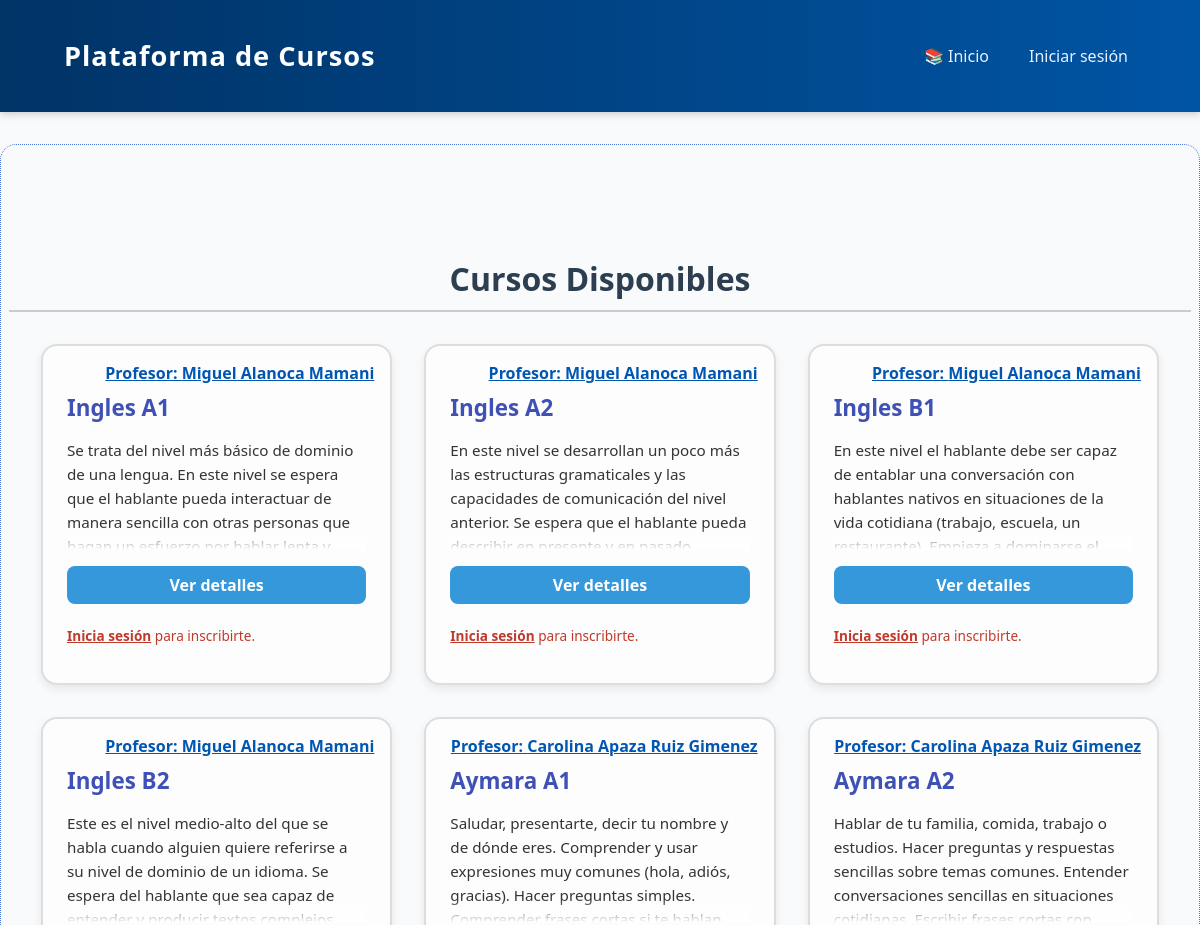
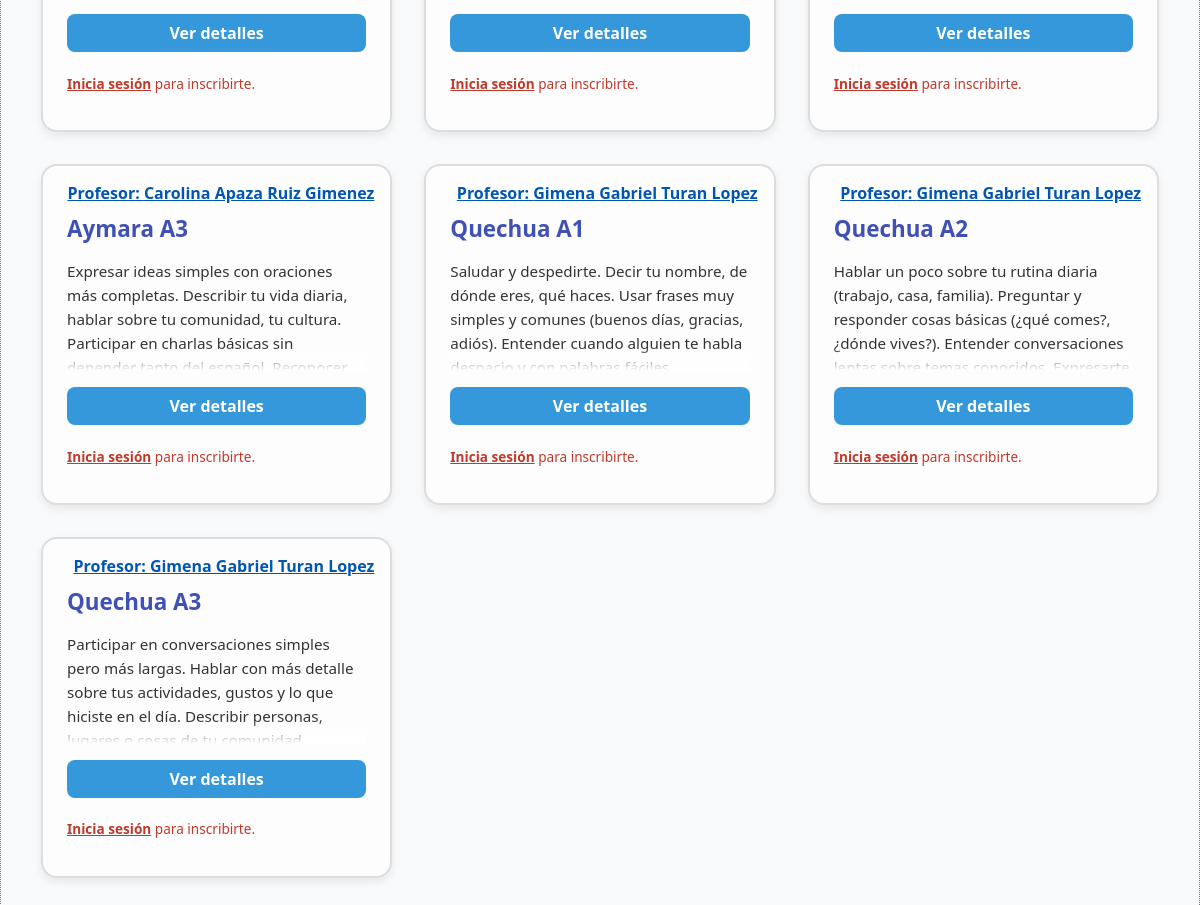
The page / on the database its author committed (2 pictures, top to bottom).
### cursos/models.py (models this page shows, shortened)
class Curso(models.Model):
    titulo = models.CharField(max_length=200)
    descripcion = models.TextField()
    fecha_inicio = models.DateField()
    fecha_fin = models.DateField()
    profesor = models.ForeignKey(Profesor, on_delete=models.CASCADE)

class Profesor(models.Model):
    user = models.OneToOneField(User, on_delete=models.CASCADE) #Relacion de usuario para que el maestro tenga una sesion igual al estudiante
    nombre = models.CharField(max_length=100)
    email = models.EmailField(unique=True)
    especialidad = models.CharField(max_length=100)

### cursos/views.py (the view)
# urls.py: path('', views.lista_cursos, name='lista_cursos'),
def lista_cursos(request):
    cursos = Curso.objects.all()
    cursos_inscritos_ids = []
    if request.user.is_authenticated:
        cursos_inscritos_ids = Inscripcion.objects.filter(user=request.user).values_list('curso_id', flat=True)
    return render(request, 'cursos/cursos.html', {
        'cursos': cursos,
        'cursos_inscritos_ids': cursos_inscritos_ids
    })

### cursos/templates/cursos/cursos.html (shortened to what this page needs)
{% extends 'cursos/base.html' %}
{% load static %}
{% block content %}
<div class="contenedor-cursos">
</div>
<h2 class="titulo-principal">Cursos Disponibles</h2>
<div class="contenedor-cursos">
  {% for curso in cursos %}
    {% if curso.id not in cursos_inscritos_ids %}
    <div class="tarjeta-curso no-inscrito">
      <div class="profesor-tooltip-container profesor-posicion">
        <span class="profesor-nombre">Profesor: {{ curso.profesor.nombre }}</span>
      </div>
      <h3 class="titulo-curso">{{ curso.titulo }}</h3>
      <p class="descripcion-curso">{{ curso.descripcion }}</p>
      <div class="acciones-curso">
        <a href="{% url 'detalle_curso' curso.id %}" class="btn-detalles">Ver detalles</a>
        {% if user.is_authenticated %}
        <a href="{% url 'inscribirse_curso' curso.id %}" class="btn-inscribirse">Inscribirse</a>
        {% else %}
        <p class="login-requerido">
          <a href="{% url 'login' %}">Inicia sesión</a> para inscribirte.
        </p>
        {% endif %}
      </div>
    </div>
    {% endif %}
  {% endfor %}
</div>
{% endblock %}

### static/css/estilos_generales.css (style rules this page uses)
:root { --color-primario: #eeeeee; --color-secundario:#4977da; --color-tablas:#224bbe; --color-hoverbtn:#5cb6ee; }
* { text-decoration: none; }
body { font-family: 'Gill Sans', 'Gill Sans MT', Calibri, 'Trebuchet MS', sans-serif; margin: 0px; height: 100vh; width: auto; padding: 0px; background-color: var(--color-primario); }

### static/css/estilos_cursos.css (style rules this page uses)
.titulo-principal { text-align: center; font-size: 2rem; margin: 2rem 0 1rem; color: #2c3e50; }
.contenedor-cursos { display: grid; grid-template-columns: repeat(auto-fill, minmax(280px, 1fr)); gap: 2rem; padding: 0 2rem 3rem; }
.tarjeta-curso { position: relative; overflow: visible; border-radius: 1rem; padding: 1.5rem; box-shadow: 0 4px 10px rgba(0, 0, 0, 0.08); transition: transform 0.2s ease; border: 2px solid transparent; }
.tarjeta-curso.no-inscrito { background-color: #fdfdfd; border-color: #ddd; }
.titulo-curso { font-size: 1.3rem; margin-bottom: 0.5rem; color: #1a5276; }
.descripcion-curso { position: relative; font-size: 0.95rem; color: #333; margin-bottom: 1rem; max-height: 7rem; overflow: hidden; line-height: 1.5rem; }
.descripcion-curso::after { content: ""; position: absolute; bottom: 0; left: 0; width: 100%; height: 1.5rem; background: linear-gradient(to top, white, rgba(255,255,255,0)); }
.acciones-curso { display: flex; flex-direction: column; gap: 0.5rem; }
.btn-detalles, .btn-inscribirse { display: inline-block; text-align: center; padding: 0.5rem; border-radius: 0.5rem; text-decoration: none; font-weight: bold; transition: background-color 0.3s; }
.btn-detalles { background-color: #3498db; color: white; }
.login-requerido { font-size: 0.85rem; color: #c0392b; }
.login-requerido a { color: #c0392b; font-weight: bold; text-decoration: underline; }
.profesor-tooltip-container { position: relative; display: inline-block; cursor: pointer; }
.profesor-nombre { color: #0056b3; font-weight: bold; text-decoration: underline; }
.profesor-tooltip-container.profesor-posicion { position: absolute; top: 1rem; right: 1rem; z-index: 20; }

### static/css/estilos_editarInformacion.css (style rules this page uses)
.titulo-principal { text-align: center; margin-bottom: 1.5rem; font-size: 1.8rem; font-weight: bold; }

### static/css/estilos_progresoEstudiante.css (style rules this page uses)
body { font-family: 'Segoe UI', Tahoma, Geneva, Verdana, sans-serif; background-color: #f9fafb; color: #333; }
.titulo-principal { font-size: 2em; margin-bottom: 1em; border-bottom: 2px solid #ccc; padding-bottom: 10px; color: #2c3e50; }
.titulo-curso { font-size: 1.4em; margin-bottom: 10px; color: #3f51b5; }

### rows shown on the page
Curso: profesor.nombre "Miguel Alanoca Mamani", titulo "Ingles A1", descripcion "Se trata del nivel más básico de dominio de una lengua. En este nivel se espera que el hablante pueda interactuar de manera sencilla con otras personas que…"
Curso: profesor.nombre "Miguel Alanoca Mamani", titulo "Ingles A2", descripcion "En este nivel se desarrollan un poco más las estructuras gramaticales y las capacidades de comunicación del nivel anterior. Se espera que el hablante pueda…"
Curso: profesor.nombre "Miguel Alanoca Mamani", titulo "Ingles B1", descripcion "En este nivel el hablante debe ser capaz de entablar una conversación con hablantes nativos en situaciones de la vida cotidiana (trabajo, escuela, un…"
Curso: profesor.nombre "Miguel Alanoca Mamani", titulo "Ingles B2", descripcion "Este es el nivel medio-alto del que se habla cuando alguien quiere referirse a su nivel de dominio de un idioma. Se espera del hablante que sea capaz de…"
Curso: profesor.nombre "Carolina Apaza Ruiz Gimenez", titulo "Aymara A1", descripcion "Saludar, presentarte, decir tu nombre y de dónde eres. Comprender y usar expresiones muy comunes (hola, adiós, gracias). Hacer preguntas simples.…"
Curso: profesor.nombre "Carolina Apaza Ruiz Gimenez", titulo "Aymara A2", descripcion "Hablar de tu familia, comida, trabajo o estudios. Hacer preguntas y respuestas sencillas sobre temas comunes. Entender conversaciones sencillas en situaciones…"
Curso: profesor.nombre "Carolina Apaza Ruiz Gimenez", titulo "Aymara A3", descripcion "Expresar ideas simples con oraciones más completas. Describir tu vida diaria, hablar sobre tu comunidad, tu cultura. Participar en charlas básicas sin…"
Curso: profesor.nombre "Gimena Gabriel Turan Lopez", titulo "Quechua A1", descripcion "Saludar y despedirte. Decir tu nombre, de dónde eres, qué haces. Usar frases muy simples y comunes (buenos días, gracias, adiós). Entender cuando alguien te habla…"
Curso: profesor.nombre "Gimena Gabriel Turan Lopez", titulo "Quechua A2", descripcion "Hablar un poco sobre tu rutina diaria (trabajo, casa, familia). Preguntar y responder cosas básicas (¿qué comes?, ¿dónde vives?). Entender conversaciones…"
Curso: profesor.nombre "Gimena Gabriel Turan Lopez", titulo "Quechua A3", descripcion "Participar en conversaciones simples pero más largas. Hablar con más detalle sobre tus actividades, gustos y lo que hiciste en el día. Describir personas,…"
